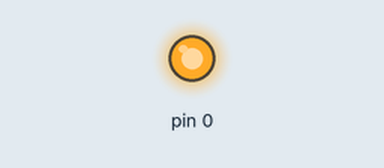
A sketch run on a simulated TI Tiva C LaunchPad. On the bench: output pins drawn as LEDs (lit = HIGH). Random numbers use the default seed unless the sketch sets one.

Above: at 0.3 s.
At 38.15 s:
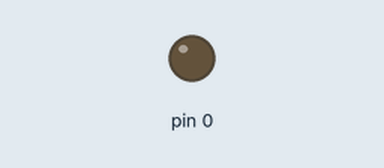
Timing chart, 0 to 39.8 s (numbered marks = the images above):
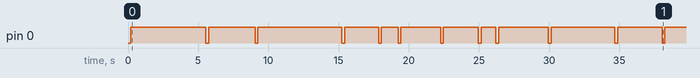

The sketch:

my02a-dual-core.ino
```cpp
/*
  my02-Dual-Core for the Portenta H7

  This code can be loaded on either core.
  The M7 core will initialize the M4 core
  M7 will flash Blue randomly (under 6 seconds)
  The M4 will flash Green randomly (under 6 seconds)

  July 22nd, 2020
  by Jeremy Ellis
  Twitter @rocksetta
  Website https://www.rocksetta.com

*/

int myLED;

// the setup function runs once when you press reset or power the board
void setup() {
   randomSeed(analogRead(A0));
  #ifdef CORE_CM7
     LL_RCC_ForceCM4Boot();
     myLED = LEDB; // on-board blue LED
  #endif

  #ifdef CORE_CM4
     myLED = LEDG; // on-board greeen LED
  #endif

  pinMode(myLED, OUTPUT);
}

// the loop function runs over and over again forever
void loop() {
   digitalWrite(myLED, LOW); // turn the LED on (LOW is the voltage level)
   delay(200); // wait for a second
   digitalWrite(myLED, HIGH); // turn the LED off by making the voltage HIGH
   delay( rand() % 5000 + 1000); // wait for a random amount of time below 6 seconds.
}
```

Measured:
- by itself, pin 0: LOW → HIGH at 0.20 s, → LOW 5.3 s later, → HIGH 0.20 s later, → LOW 3.3 s later, … (23 changes in this stretch)
